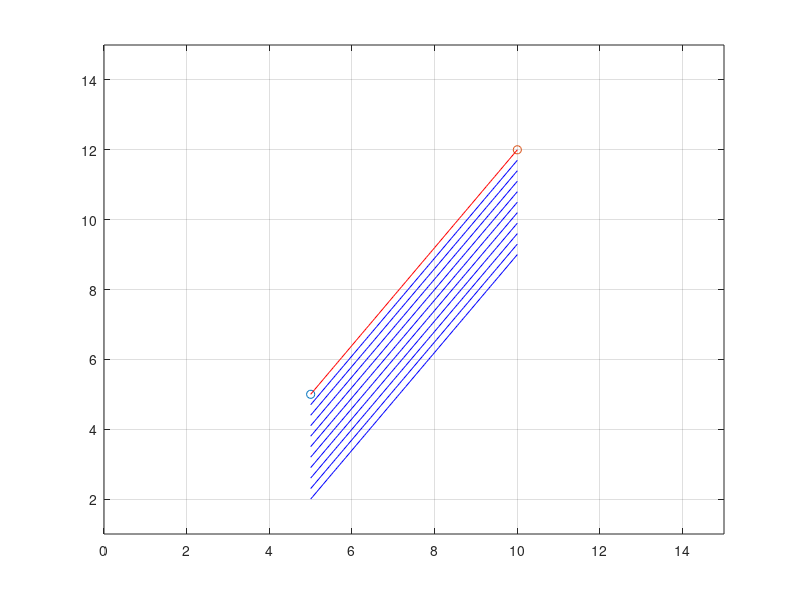
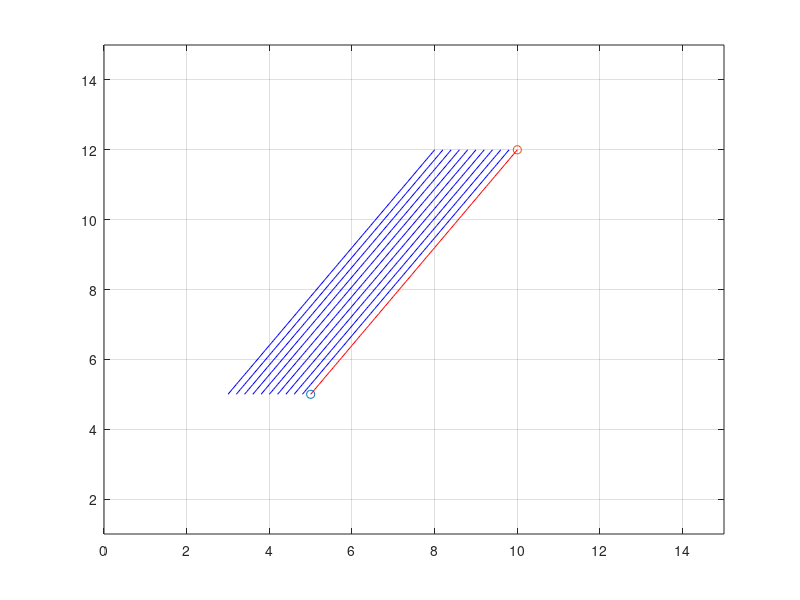

Recreate these plots in MATLAB, in order.
%Ensayo para dibujar lineas en 2d
%linea recta entre dos puntos 2D
%punto A x1,y1 punto B x2,y2
x1=5;y1=5;
x2=10;y2=12;
plot(x1,y1,'o',x2,y2,'o')
axis([0 15 1 15])
grid on
hold on
x=[x1:0.05:x2]; %definir el vector independiente
m=(y2-y1)/(x2-x1); %pendiente de la recta
y=(m.*(x-x1))+y1; %vector dependiente
plot(x,y,'r')
pause(3)
delta=-0.3; %desplazamiento en y
for s=1:10
 y1=y1+delta;
 y2=y2+delta;
 x=[x1:0.05:x2]; %definir el vector independiente
 m=(y2-y1)/(x2-x1); %pendiente de la recta
 y=(m.*(x-x1))+y1; %vector dependiente
 plot(x,y,'b')
 pause(0.5)
end
%pause
figure %Ahora se trata de desplazamiento en x
x1=5;y1=5;
x2=10;y2=12;
plot(x1,y1,'o',x2,y2,'o')
axis([0 15 1 15])
grid on
hold on
x=[x1:0.05:x2]; %definir el vector independiente
m=(y2-y1)/(x2-x1); %pendiente de la recta
y=(m.*(x-x1))+y1; %vector dependiente
plot(x,y,'r')
pause(3)
delta=-0.2; %desplazamiento en x
for s=1:10
 x1=x1+delta;
 x2=x2+delta;
 x=[x1:0.05:x2]; %definir el vector independiente
 m=(y2-y1)/(x2-x1); %pendiente de la recta
 y=(m.*(x-x1))+y1; %vector dependiente
 plot(x,y,'b')
 pause(0.5)
end 
